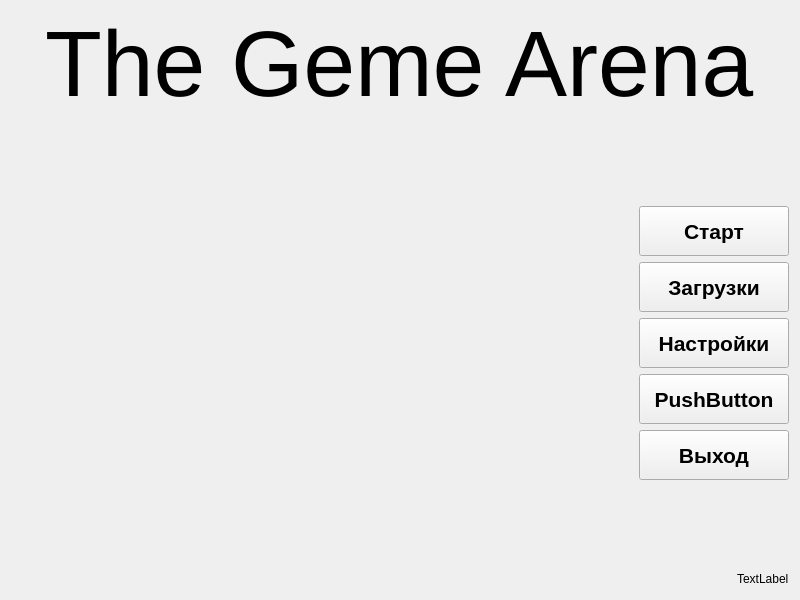
<?xml version="1.0" encoding="UTF-8"?>
<ui version="4.0">
 <class>Main_Window</class>
 <widget class="QWidget" name="Main_Window">
  <property name="geometry">
   <rect>
    <x>0</x>
    <y>0</y>
    <width>800</width>
    <height>600</height>
   </rect>
  </property>
  <property name="windowTitle">
   <string>Main_Window</string>
  </property>
  <layout class="QVBoxLayout" name="verticalLayout_3">
   <item>
    <layout class="QVBoxLayout" name="verticalLayout_2">
     <item>
      <layout class="QHBoxLayout" name="horizontalLayout_2">
       <item>
        <spacer name="horizontalSpacer_2">
         <property name="orientation">
          <enum>Qt::Horizontal</enum>
         </property>
         <property name="sizeHint" stdset="0">
          <size>
           <width>40</width>
           <height>20</height>
          </size>
         </property>
        </spacer>
       </item>
       <item>
        <widget class="QLabel" name="label_2">
         <property name="font">
          <font>
           <pointsize>70</pointsize>
          </font>
         </property>
         <property name="text">
          <string>The Geme Arena</string>
         </property>
        </widget>
       </item>
       <item>
        <spacer name="horizontalSpacer_3">
         <property name="orientation">
          <enum>Qt::Horizontal</enum>
         </property>
         <property name="sizeHint" stdset="0">
          <size>
           <width>40</width>
           <height>20</height>
          </size>
         </property>
        </spacer>
       </item>
      </layout>
     </item>
     <item>
      <spacer name="verticalSpacer_2">
       <property name="orientation">
        <enum>Qt::Vertical</enum>
       </property>
       <property name="sizeHint" stdset="0">
        <size>
         <width>20</width>
         <height>40</height>
        </size>
       </property>
      </spacer>
     </item>
     <item>
      <layout class="QHBoxLayout" name="horizontalLayout_3">
       <item>
        <spacer name="horizontalSpacer_4">
         <property name="orientation">
          <enum>Qt::Horizontal</enum>
         </property>
         <property name="sizeHint" stdset="0">
          <size>
           <width>40</width>
           <height>20</height>
          </size>
         </property>
        </spacer>
       </item>
       <item>
        <layout class="QVBoxLayout" name="verticalLayout">
         <item>
          <widget class="QPushButton" name="pb_start">
           <property name="minimumSize">
            <size>
             <width>150</width>
             <height>50</height>
            </size>
           </property>
           <property name="font">
            <font>
             <pointsize>16</pointsize>
             <bold>true</bold>
            </font>
           </property>
           <property name="text">
            <string>Старт</string>
           </property>
          </widget>
         </item>
         <item>
          <widget class="QPushButton" name="pushButton_3">
           <property name="minimumSize">
            <size>
             <width>150</width>
             <height>50</height>
            </size>
           </property>
           <property name="font">
            <font>
             <pointsize>16</pointsize>
             <bold>true</bold>
            </font>
           </property>
           <property name="text">
            <string>Загрузки</string>
           </property>
          </widget>
         </item>
         <item>
          <widget class="QPushButton" name="pushButton_2">
           <property name="minimumSize">
            <size>
             <width>150</width>
             <height>50</height>
            </size>
           </property>
           <property name="font">
            <font>
             <pointsize>16</pointsize>
             <bold>true</bold>
            </font>
           </property>
           <property name="text">
            <string>Настройки</string>
           </property>
          </widget>
         </item>
         <item>
          <widget class="QPushButton" name="pushButton_4">
           <property name="minimumSize">
            <size>
             <width>150</width>
             <height>50</height>
            </size>
           </property>
           <property name="font">
            <font>
             <pointsize>16</pointsize>
             <bold>true</bold>
            </font>
           </property>
           <property name="text">
            <string>PushButton</string>
           </property>
          </widget>
         </item>
         <item>
          <widget class="QPushButton" name="pb_exit">
           <property name="minimumSize">
            <size>
             <width>150</width>
             <height>50</height>
            </size>
           </property>
           <property name="font">
            <font>
             <pointsize>16</pointsize>
             <bold>true</bold>
            </font>
           </property>
           <property name="text">
            <string>Выход</string>
           </property>
          </widget>
         </item>
        </layout>
       </item>
      </layout>
     </item>
     <item>
      <spacer name="verticalSpacer">
       <property name="orientation">
        <enum>Qt::Vertical</enum>
       </property>
       <property name="sizeHint" stdset="0">
        <size>
         <width>20</width>
         <height>40</height>
        </size>
       </property>
      </spacer>
     </item>
     <item>
      <layout class="QHBoxLayout" name="horizontalLayout">
       <item>
        <spacer name="horizontalSpacer">
         <property name="orientation">
          <enum>Qt::Horizontal</enum>
         </property>
         <property name="sizeHint" stdset="0">
          <size>
           <width>40</width>
           <height>20</height>
          </size>
         </property>
        </spacer>
       </item>
       <item>
        <widget class="QLabel" name="label_version">
         <property name="text">
          <string>TextLabel</string>
         </property>
        </widget>
       </item>
      </layout>
     </item>
    </layout>
   </item>
  </layout>
 </widget>
 <resources/>
 <connections/>
</ui>
